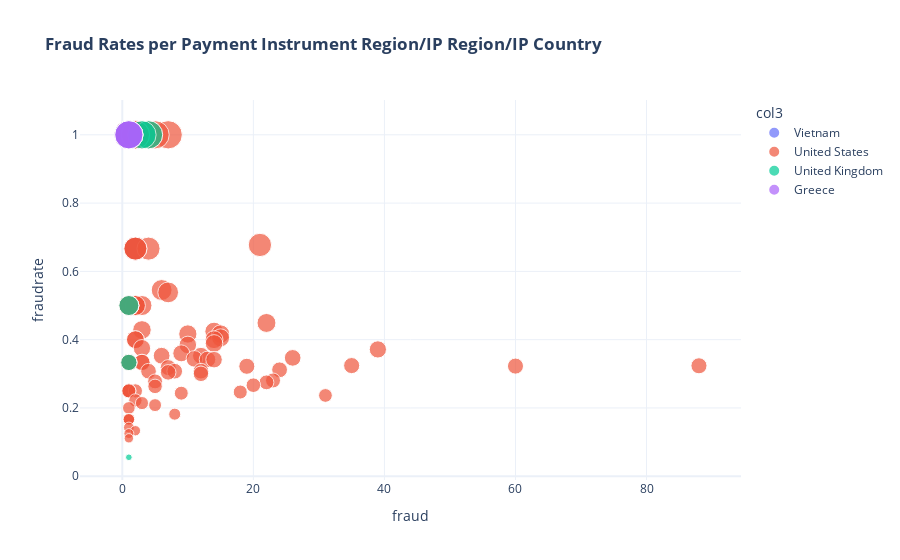
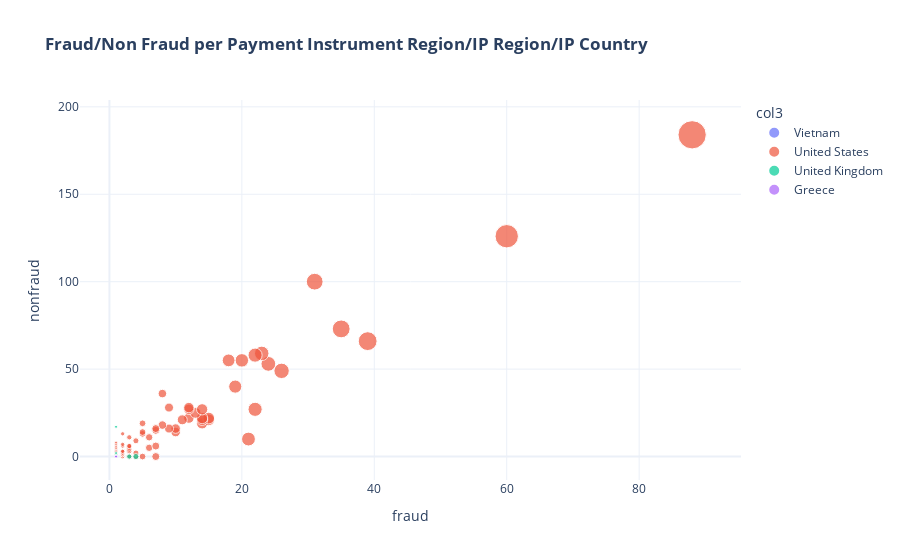
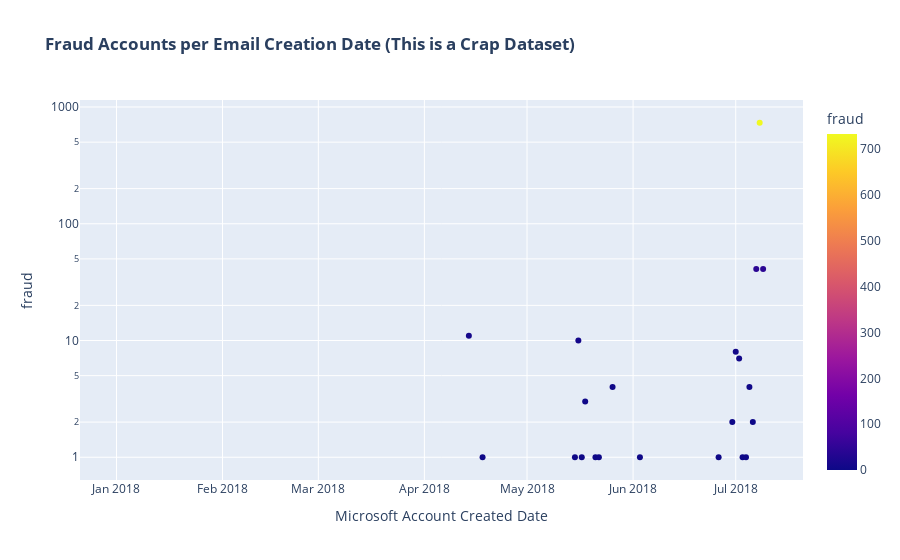

Source (notebook cell) for these figures, in order:
### Code cell
fig = px.scatter(multiple_defect
                 , x="fraud"
                 , y="fraudrate"
                 , color="col3"
                 , size="fraudrate"
#                  , hover_data=['fraud','nonfraud','fraudrate','fpr']
                 , template="plotly_white"
                 , title="<b>Fraud Rates per Payment Instrument Region/IP Region/IP Country</b>"
                )
fig.show()

fig = px.scatter(multiple_defect
                 , x="fraud"
                 , y="nonfraud"
                 , color="col3"
                 , size="fraud"
#                  , hover_data=['fraud','nonfraud','fraudrate','fpr']
                 , template="plotly_white"
                 , title="<b>Fraud/Non Fraud per Payment Instrument Region/IP Region/IP Country</b>"
                )
fig.show()

fig = px.scatter(create_date_df
                 , x="Microsoft Account Created Date"
                 , y="fraud"
                 , log_y=True
                 , color="fraud"
#                  , size="fraud"
#                  , hover_data=['fraud','nonfraud','fraudrate','fpr']
#                  , template="plotly_dark"
                 , title="<b>Fraud Accounts per Email Creation Date (This is a Crap Dataset)</b>"
                )
fig.show()

### Figure 1 — Plotly figure (JSON) as saved in the notebook; plotly's stock layout.template omitted (floating-point values rounded to 4 significant figures; data arrays with more than 128 entries replaced by an {"elided": "..."} marker saying what was removed)
{"data": [{"hovertemplate": "col3=Vietnam<br>fraud=%{x}<br>fraudrate=%{marker.size}<extra></extra>", "legendgroup": "Vietnam", "marker": {"color": "#636efa", "size": [1, 1, 1, 1, 1, 1, 1, 1, 0.6667, 0.5, 0.3333, 0.25], "sizemode": "area", "sizeref": 0.0025, "symbol": "circle"}, "mode": "markers", "name": "Vietnam", "orientation": "v", "showlegend": true, "type": "scatter", "x": [1, 1, 1, 1, 1, 2, 1, 1, 2, 1, 1, 1], "xaxis": "x", "y": [1, 1, 1, 1, 1, 1, 1, 1, 0.6667, 0.5, 0.3333, 0.25], "yaxis": "y"}, {"hovertemplate": "col3=United States<br>fraud=%{x}<br>fraudrate=%{marker.size}<extra></extra>", "legendgroup": "United States", "marker": {"color": "#EF553B", "size": {"elided": "151 float values"}, "sizemode": "area", "sizeref": 0.0025, "symbol": "circle"}, "mode": "markers", "name": "United States", "orientation": "v", "showlegend": true, "type": "scatter", "x": {"elided": "151 int values"}, "xaxis": "x", "y": {"elided": "151 float values"}, "yaxis": "y"}, {"hovertemplate": "col3=United Kingdom<br>fraud=%{x}<br>fraudrate=%{marker.size}<extra></extra>", "legendgroup": "United Kingdom", "marker": {"color": "#00cc96", "size": [1, 1, 1, 0.5, 0.3333, 0.05556], "sizemode": "area", "sizeref": 0.0025, "symbol": "circle"}, "mode": "markers", "name": "United Kingdom", "orientation": "v", "showlegend": true, "type": "scatter", "x": [4, 3, 1, 1, 1, 1], "xaxis": "x", "y": [1, 1, 1, 0.5, 0.3333, 0.05556], "yaxis": "y"}, {"hovertemplate": "col3=Greece<br>fraud=%{x}<br>fraudrate=%{marker.size}<extra></extra>", "legendgroup": "Greece", "marker": {"color": "#ab63fa", "size": [1, 1, 1], "sizemode": "area", "sizeref": 0.0025, "symbol": "circle"}, "mode": "markers", "name": "Greece", "orientation": "v", "showlegend": true, "type": "scatter", "x": [1, 1, 1], "xaxis": "x", "y": [1, 1, 1], "yaxis": "y"}], "layout": {"legend": {"itemsizing": "constant", "title": {"text": "col3"}, "tracegroupgap": 0}, "title": {"text": "<b>Fraud Rates per Payment Instrument Region/IP Region/IP Country</b>"}, "xaxis": {"anchor": "y", "domain": [0, 1], "title": {"text": "fraud"}}, "yaxis": {"anchor": "x", "domain": [0, 1], "title": {"text": "fraudrate"}}}}

### Figure 2 — Plotly figure (JSON) as saved in the notebook; plotly's stock layout.template omitted (floating-point values rounded to 4 significant figures; data arrays with more than 128 entries replaced by an {"elided": "..."} marker saying what was removed)
{"data": [{"hovertemplate": "col3=Vietnam<br>fraud=%{marker.size}<br>nonfraud=%{y}<extra></extra>", "legendgroup": "Vietnam", "marker": {"color": "#636efa", "size": [1, 1, 1, 1, 1, 2, 1, 1, 2, 1, 1, 1], "sizemode": "area", "sizeref": 0.22, "symbol": "circle"}, "mode": "markers", "name": "Vietnam", "orientation": "v", "showlegend": true, "type": "scatter", "x": [1, 1, 1, 1, 1, 2, 1, 1, 2, 1, 1, 1], "xaxis": "x", "y": [0, 0, 0, 0, 0, 0, 0, 0, 1, 1, 2, 3], "yaxis": "y"}, {"hovertemplate": "col3=United States<br>fraud=%{marker.size}<br>nonfraud=%{y}<extra></extra>", "legendgroup": "United States", "marker": {"color": "#EF553B", "size": {"elided": "151 int values"}, "sizemode": "area", "sizeref": 0.22, "symbol": "circle"}, "mode": "markers", "name": "United States", "orientation": "v", "showlegend": true, "type": "scatter", "x": {"elided": "151 int values"}, "xaxis": "x", "y": {"elided": "151 int values"}, "yaxis": "y"}, {"hovertemplate": "col3=United Kingdom<br>fraud=%{marker.size}<br>nonfraud=%{y}<extra></extra>", "legendgroup": "United Kingdom", "marker": {"color": "#00cc96", "size": [4, 3, 1, 1, 1, 1], "sizemode": "area", "sizeref": 0.22, "symbol": "circle"}, "mode": "markers", "name": "United Kingdom", "orientation": "v", "showlegend": true, "type": "scatter", "x": [4, 3, 1, 1, 1, 1], "xaxis": "x", "y": [0, 0, 0, 1, 2, 17], "yaxis": "y"}, {"hovertemplate": "col3=Greece<br>fraud=%{marker.size}<br>nonfraud=%{y}<extra></extra>", "legendgroup": "Greece", "marker": {"color": "#ab63fa", "size": [1, 1, 1], "sizemode": "area", "sizeref": 0.22, "symbol": "circle"}, "mode": "markers", "name": "Greece", "orientation": "v", "showlegend": true, "type": "scatter", "x": [1, 1, 1], "xaxis": "x", "y": [0, 0, 0], "yaxis": "y"}], "layout": {"legend": {"itemsizing": "constant", "title": {"text": "col3"}, "tracegroupgap": 0}, "title": {"text": "<b>Fraud/Non Fraud per Payment Instrument Region/IP Region/IP Country</b>"}, "xaxis": {"anchor": "y", "domain": [0, 1], "title": {"text": "fraud"}}, "yaxis": {"anchor": "x", "domain": [0, 1], "title": {"text": "nonfraud"}}}}

### Figure 3 — Plotly figure (JSON) as saved in the notebook; plotly's stock layout.template omitted (floating-point values rounded to 4 significant figures)
{"data": [{"hovertemplate": "Microsoft Account Created Date=%{x}<br>fraud=%{marker.color}<extra></extra>", "legendgroup": "", "marker": {"color": [0, 0, 0, 0, 0, 0, 0, 11, 1, 0, 0, 1, 10, 1, 3, 1, 1, 4, 1, 0, 1, 2, 8, 7, 1, 1, 4, 2, 41, 733, 41], "coloraxis": "coloraxis", "symbol": "circle"}, "mode": "markers", "name": "", "orientation": "v", "showlegend": false, "type": "scatter", "x": ["2018-01-02T00:00:00", "2018-01-07T00:00:00", "2018-01-25T00:00:00", "2018-02-12T00:00:00", "2018-02-13T00:00:00", "2018-03-01T00:00:00", "2018-03-14T00:00:00", "2018-04-14T00:00:00", "2018-04-18T00:00:00", "2018-05-09T00:00:00", "2018-05-13T00:00:00", "2018-05-15T00:00:00", "2018-05-16T00:00:00", "2018-05-17T00:00:00", "2018-05-18T00:00:00", "2018-05-21T00:00:00", "2018-05-22T00:00:00", "2018-05-26T00:00:00", "2018-06-03T00:00:00", "2018-06-21T00:00:00", "2018-06-26T00:00:00", "2018-06-30T00:00:00", "2018-07-01T00:00:00", "2018-07-02T00:00:00", "2018-07-03T00:00:00", "2018-07-04T00:00:00", "2018-07-05T00:00:00", "2018-07-06T00:00:00", "2018-07-07T00:00:00", "2018-07-08T00:00:00", "2018-07-09T00:00:00"], "xaxis": "x", "y": [0, 0, 0, 0, 0, 0, 0, 11, 1, 0, 0, 1, 10, 1, 3, 1, 1, 4, 1, 0, 1, 2, 8, 7, 1, 1, 4, 2, 41, 733, 41], "yaxis": "y"}], "layout": {"coloraxis": {"colorbar": {"title": {"text": "fraud"}}, "colorscale": [[0, "#0d0887"], [0.1111, "#46039f"], [0.2222, "#7201a8"], [0.3333, "#9c179e"], [0.4444, "#bd3786"], [0.5556, "#d8576b"], [0.6667, "#ed7953"], [0.7778, "#fb9f3a"], [0.8889, "#fdca26"], [1, "#f0f921"]]}, "legend": {"tracegroupgap": 0}, "title": {"text": "<b>Fraud Accounts per Email Creation Date (This is a Crap Dataset)</b>"}, "xaxis": {"anchor": "y", "domain": [0, 1], "title": {"text": "Microsoft Account Created Date"}}, "yaxis": {"anchor": "x", "domain": [0, 1], "title": {"text": "fraud"}, "type": "log"}}}
